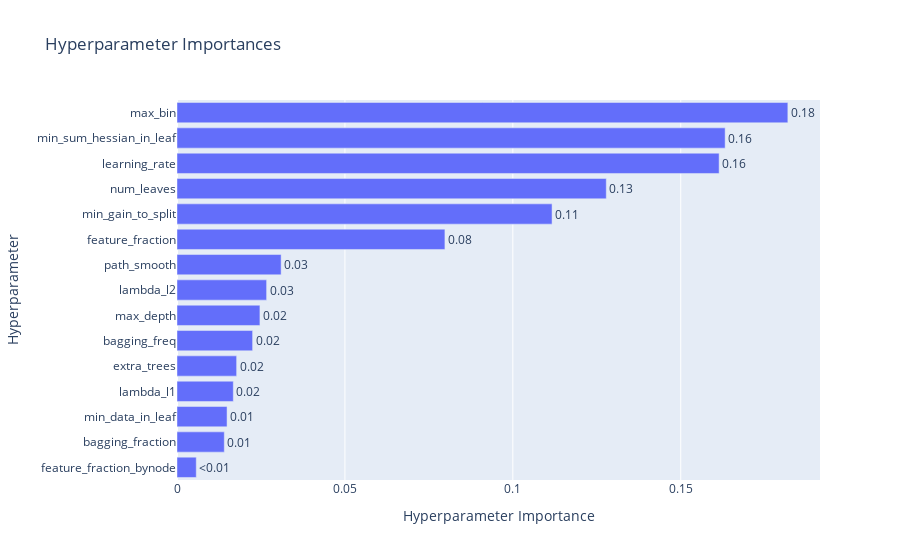
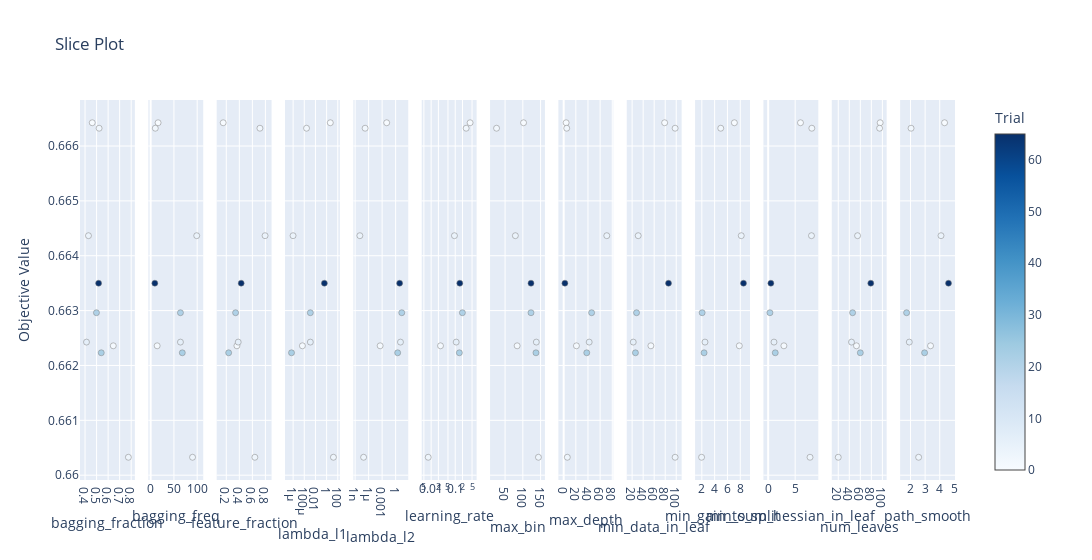

The notebook cell saved with these charts, in order:
### Code cell
memo = "add date feature (include cosine), n_trials = 100"
model, df_pred = model_tuner_multi.multi_lightGBM(df5, feature_col3, memo=memo, n_trials=100, save_result=True, visualization=True)

### Figure 1 — Plotly figure (JSON) as saved in the notebook; plotly's stock layout.template omitted (floating-point values rounded to 4 significant figures)
{"data": [{"cliponaxis": false, "hovertemplate": ["feature_fraction_bynode (FloatDistribution): 0.0057353207333877155<extra></extra>", "bagging_fraction (FloatDistribution): 0.014085457847835266<extra></extra>", "min_data_in_leaf (IntDistribution): 0.01490250398236785<extra></extra>", "lambda_l1 (FloatDistribution): 0.016771805999879777<extra></extra>", "extra_trees (CategoricalDistribution): 0.017759803437662442<extra></extra>", "bagging_freq (IntDistribution): 0.02251668176559117<extra></extra>", "max_depth (IntDistribution): 0.024690017939769684<extra></extra>", "lambda_l2 (FloatDistribution): 0.026687333529300368<extra></extra>", "path_smooth (FloatDistribution): 0.03100735523728967<extra></extra>", "feature_fraction (FloatDistribution): 0.07977938846880973<extra></extra>", "min_gain_to_split (FloatDistribution): 0.11168336752985521<extra></extra>", "num_leaves (IntDistribution): 0.12782987845151994<extra></extra>", "learning_rate (FloatDistribution): 0.16142863761934542<extra></extra>", "min_sum_hessian_in_leaf (FloatDistribution): 0.1632266547558748<extra></extra>", "max_bin (IntDistribution): 0.18189579270151096<extra></extra>"], "name": "Objective Value", "orientation": "h", "text": ["<0.01", "0.01", "0.01", "0.02", "0.02", "0.02", "0.02", "0.03", "0.03", "0.08", "0.11", "0.13", "0.16", "0.16", "0.18"], "textposition": "outside", "type": "bar", "x": [0.005735, 0.01409, 0.0149, 0.01677, 0.01776, 0.02252, 0.02469, 0.02669, 0.03101, 0.07978, 0.1117, 0.1278, 0.1614, 0.1632, 0.1819], "y": ["feature_fraction_bynode", "bagging_fraction", "min_data_in_leaf", "lambda_l1", "extra_trees", "bagging_freq", "max_depth", "lambda_l2", "path_smooth", "feature_fraction", "min_gain_to_split", "num_leaves", "learning_rate", "min_sum_hessian_in_leaf", "max_bin"]}], "layout": {"title": {"text": "Hyperparameter Importances"}, "xaxis": {"title": {"text": "Hyperparameter Importance"}}, "yaxis": {"title": {"text": "Hyperparameter"}}}}

### Figure 2 — Plotly figure (JSON) as saved in the notebook; plotly's stock layout.template omitted (floating-point values rounded to 4 significant figures)
{"data": [{"marker": {"color": [0, 1, 2, 3, 4, 6, 21, 22, 65], "colorbar": {"title": {"text": "Trial"}, "x": 1, "xpad": 40}, "colorscale": [[0, "rgb(247,251,255)"], [0.125, "rgb(222,235,247)"], [0.25, "rgb(198,219,239)"], [0.375, "rgb(158,202,225)"], [0.5, "rgb(107,174,214)"], [0.625, "rgb(66,146,198)"], [0.75, "rgb(33,113,181)"], [0.875, "rgb(8,81,156)"], [1, "rgb(8,48,107)"]], "line": {"color": "Grey", "width": 0.5}, "showscale": true}, "mode": "markers", "name": "Feasible Trial", "showlegend": false, "type": "scatter", "x": [0.4624, 0.6447, 0.5218, 0.7758, 0.4298, 0.4126, 0.4989, 0.5405, 0.5177], "xaxis": "x", "y": [0.6664, 0.6624, 0.6663, 0.6603, 0.6644, 0.6624, 0.663, 0.6622, 0.6635], "yaxis": "y"}, {"marker": {"color": [0, 1, 2, 3, 4, 6, 21, 22, 65], "colorbar": {"title": {"text": "Trial"}, "x": 1, "xpad": 40}, "colorscale": [[0, "rgb(247,251,255)"], [0.125, "rgb(222,235,247)"], [0.25, "rgb(198,219,239)"], [0.375, "rgb(158,202,225)"], [0.5, "rgb(107,174,214)"], [0.625, "rgb(66,146,198)"], [0.75, "rgb(33,113,181)"], [0.875, "rgb(8,81,156)"], [1, "rgb(8,48,107)"]], "line": {"color": "Grey", "width": 0.5}, "showscale": false}, "mode": "markers", "name": "Feasible Trial", "showlegend": false, "type": "scatter", "x": [16, 14, 10, 90, 99, 64, 64, 68, 9], "xaxis": "x2", "y": [0.6664, 0.6624, 0.6663, 0.6603, 0.6644, 0.6624, 0.663, 0.6622, 0.6635], "yaxis": "y2"}, {"marker": {"color": [0, 1, 2, 3, 4, 6, 21, 22, 65], "colorbar": {"title": {"text": "Trial"}, "x": 1, "xpad": 40}, "colorscale": [[0, "rgb(247,251,255)"], [0.125, "rgb(222,235,247)"], [0.25, "rgb(198,219,239)"], [0.375, "rgb(158,202,225)"], [0.5, "rgb(107,174,214)"], [0.625, "rgb(66,146,198)"], [0.75, "rgb(33,113,181)"], [0.875, "rgb(8,81,156)"], [1, "rgb(8,48,107)"]], "line": {"color": "Grey", "width": 0.5}, "showscale": false}, "mode": "markers", "name": "Feasible Trial", "showlegend": false, "type": "scatter", "x": [0.1523, 0.3629, 0.7158, 0.6381, 0.795, 0.3829, 0.3426, 0.2361, 0.4285], "xaxis": "x3", "y": [0.6664, 0.6624, 0.6663, 0.6603, 0.6644, 0.6624, 0.663, 0.6622, 0.6635], "yaxis": "y3"}, {"marker": {"color": [0, 1, 2, 3, 4, 6, 21, 22, 65], "colorbar": {"title": {"text": "Trial"}, "x": 1, "xpad": 40}, "colorscale": [[0, "rgb(247,251,255)"], [0.125, "rgb(222,235,247)"], [0.25, "rgb(198,219,239)"], [0.375, "rgb(158,202,225)"], [0.5, "rgb(107,174,214)"], [0.625, "rgb(66,146,198)"], [0.75, "rgb(33,113,181)"], [0.875, "rgb(8,81,156)"], [1, "rgb(8,48,107)"]], "line": {"color": "Grey", "width": 0.5}, "showscale": false}, "mode": "markers", "name": "Feasible Trial", "showlegend": false, "type": "scatter", "x": [4.589, 4.609e-05, 0.0002521, 16.55, 9.709e-07, 0.001218, 0.001209, 5.181e-07, 0.3978], "xaxis": "x4", "y": [0.6664, 0.6624, 0.6663, 0.6603, 0.6644, 0.6624, 0.663, 0.6622, 0.6635], "yaxis": "y4"}, {"marker": {"color": [0, 1, 2, 3, 4, 6, 21, 22, 65], "colorbar": {"title": {"text": "Trial"}, "x": 1, "xpad": 40}, "colorscale": [[0, "rgb(247,251,255)"], [0.125, "rgb(222,235,247)"], [0.25, "rgb(198,219,239)"], [0.375, "rgb(158,202,225)"], [0.5, "rgb(107,174,214)"], [0.625, "rgb(66,146,198)"], [0.75, "rgb(33,113,181)"], [0.875, "rgb(8,81,156)"], [1, "rgb(8,48,107)"]], "line": {"color": "Grey", "width": 0.5}, "showscale": false}, "mode": "markers", "name": "Feasible Trial", "showlegend": false, "type": "scatter", "x": [0.01026, 0.0003637, 1.661e-07, 7.672e-08, 1.136e-08, 11.9, 23.01, 2.834, 7.771], "xaxis": "x5", "y": [0.6664, 0.6624, 0.6663, 0.6603, 0.6644, 0.6624, 0.663, 0.6622, 0.6635], "yaxis": "y5"}, {"marker": {"color": [0, 1, 2, 3, 4, 6, 21, 22, 65], "colorbar": {"title": {"text": "Trial"}, "x": 1, "xpad": 40}, "colorscale": [[0, "rgb(247,251,255)"], [0.125, "rgb(222,235,247)"], [0.25, "rgb(198,219,239)"], [0.375, "rgb(158,202,225)"], [0.5, "rgb(107,174,214)"], [0.625, "rgb(66,146,198)"], [0.75, "rgb(33,113,181)"], [0.875, "rgb(8,81,156)"], [1, "rgb(8,48,107)"]], "line": {"color": "Grey", "width": 0.5}, "showscale": false}, "mode": "markers", "name": "Feasible Trial", "showlegend": false, "type": "scatter", "x": [0.4147, 0.02443, 0.2846, 0.007552, 0.0928, 0.1094, 0.1987, 0.1484, 0.1549], "xaxis": "x6", "y": [0.6664, 0.6624, 0.6663, 0.6603, 0.6644, 0.6624, 0.663, 0.6622, 0.6635], "yaxis": "y6"}, {"marker": {"color": [0, 1, 2, 3, 4, 6, 21, 22, 65], "colorbar": {"title": {"text": "Trial"}, "x": 1, "xpad": 40}, "colorscale": [[0, "rgb(247,251,255)"], [0.125, "rgb(222,235,247)"], [0.25, "rgb(198,219,239)"], [0.375, "rgb(158,202,225)"], [0.5, "rgb(107,174,214)"], [0.625, "rgb(66,146,198)"], [0.75, "rgb(33,113,181)"], [0.875, "rgb(8,81,156)"], [1, "rgb(8,48,107)"]], "line": {"color": "Grey", "width": 0.5}, "showscale": false}, "mode": "markers", "name": "Feasible Trial", "showlegend": false, "type": "scatter", "x": [102, 84, 26, 144, 79, 138, 123, 137, 123], "xaxis": "x7", "y": [0.6664, 0.6624, 0.6663, 0.6603, 0.6644, 0.6624, 0.663, 0.6622, 0.6635], "yaxis": "y7"}, {"marker": {"color": [0, 1, 2, 3, 4, 6, 21, 22, 65], "colorbar": {"title": {"text": "Trial"}, "x": 1, "xpad": 40}, "colorscale": [[0, "rgb(247,251,255)"], [0.125, "rgb(222,235,247)"], [0.25, "rgb(198,219,239)"], [0.375, "rgb(158,202,225)"], [0.5, "rgb(107,174,214)"], [0.625, "rgb(66,146,198)"], [0.75, "rgb(33,113,181)"], [0.875, "rgb(8,81,156)"], [1, "rgb(8,48,107)"]], "line": {"color": "Grey", "width": 0.5}, "showscale": false}, "mode": "markers", "name": "Feasible Trial", "showlegend": false, "type": "scatter", "x": [4, 21, 5, 6, 71, 42, 46, 38, 2], "xaxis": "x8", "y": [0.6664, 0.6624, 0.6663, 0.6603, 0.6644, 0.6624, 0.663, 0.6622, 0.6635], "yaxis": "y8"}, {"marker": {"color": [0, 1, 2, 3, 4, 6, 21, 22, 65], "colorbar": {"title": {"text": "Trial"}, "x": 1, "xpad": 40}, "colorscale": [[0, "rgb(247,251,255)"], [0.125, "rgb(222,235,247)"], [0.25, "rgb(198,219,239)"], [0.375, "rgb(158,202,225)"], [0.5, "rgb(107,174,214)"], [0.625, "rgb(66,146,198)"], [0.75, "rgb(33,113,181)"], [0.875, "rgb(8,81,156)"], [1, "rgb(8,48,107)"]], "line": {"color": "Grey", "width": 0.5}, "showscale": false}, "mode": "markers", "name": "Feasible Trial", "showlegend": false, "type": "scatter", "x": [79, 54, 98, 98, 31, 22, 28, 26, 86], "xaxis": "x9", "y": [0.6664, 0.6624, 0.6663, 0.6603, 0.6644, 0.6624, 0.663, 0.6622, 0.6635], "yaxis": "y9"}, {"marker": {"color": [0, 1, 2, 3, 4, 6, 21, 22, 65], "colorbar": {"title": {"text": "Trial"}, "x": 1, "xpad": 40}, "colorscale": [[0, "rgb(247,251,255)"], [0.125, "rgb(222,235,247)"], [0.25, "rgb(198,219,239)"], [0.375, "rgb(158,202,225)"], [0.5, "rgb(107,174,214)"], [0.625, "rgb(66,146,198)"], [0.75, "rgb(33,113,181)"], [0.875, "rgb(8,81,156)"], [1, "rgb(8,48,107)"]], "line": {"color": "Grey", "width": 0.5}, "showscale": false}, "mode": "markers", "name": "Feasible Trial", "showlegend": false, "type": "scatter", "x": [7.081, 7.852, 4.952, 1.96, 8.155, 2.493, 2.049, 2.349, 8.503], "xaxis": "x10", "y": [0.6664, 0.6624, 0.6663, 0.6603, 0.6644, 0.6624, 0.663, 0.6622, 0.6635], "yaxis": "y10"}, {"marker": {"color": [0, 1, 2, 3, 4, 6, 21, 22, 65], "colorbar": {"title": {"text": "Trial"}, "x": 1, "xpad": 40}, "colorscale": [[0, "rgb(247,251,255)"], [0.125, "rgb(222,235,247)"], [0.25, "rgb(198,219,239)"], [0.375, "rgb(158,202,225)"], [0.5, "rgb(107,174,214)"], [0.625, "rgb(66,146,198)"], [0.75, "rgb(33,113,181)"], [0.875, "rgb(8,81,156)"], [1, "rgb(8,48,107)"]], "line": {"color": "Grey", "width": 0.5}, "showscale": false}, "mode": "markers", "name": "Feasible Trial", "showlegend": false, "type": "scatter", "x": [5.987, 2.912, 8.084, 7.751, 8.022, 1.079, 0.3263, 1.314, 0.4988], "xaxis": "x11", "y": [0.6664, 0.6624, 0.6663, 0.6603, 0.6644, 0.6624, 0.663, 0.6622, 0.6635], "yaxis": "y11"}, {"marker": {"color": [0, 1, 2, 3, 4, 6, 21, 22, 65], "colorbar": {"title": {"text": "Trial"}, "x": 1, "xpad": 40}, "colorscale": [[0, "rgb(247,251,255)"], [0.125, "rgb(222,235,247)"], [0.25, "rgb(198,219,239)"], [0.375, "rgb(158,202,225)"], [0.5, "rgb(107,174,214)"], [0.625, "rgb(66,146,198)"], [0.75, "rgb(33,113,181)"], [0.875, "rgb(8,81,156)"], [1, "rgb(8,48,107)"]], "line": {"color": "Grey", "width": 0.5}, "showscale": false}, "mode": "markers", "name": "Feasible Trial", "showlegend": false, "type": "scatter", "x": [96, 53, 95, 20, 55, 44, 46, 60, 79], "xaxis": "x12", "y": [0.6664, 0.6624, 0.6663, 0.6603, 0.6644, 0.6624, 0.663, 0.6622, 0.6635], "yaxis": "y12"}, {"marker": {"color": [0, 1, 2, 3, 4, 6, 21, 22, 65], "colorbar": {"title": {"text": "Trial"}, "x": 1, "xpad": 40}, "colorscale": [[0, "rgb(247,251,255)"], [0.125, "rgb(222,235,247)"], [0.25, "rgb(198,219,239)"], [0.375, "rgb(158,202,225)"], [0.5, "rgb(107,174,214)"], [0.625, "rgb(66,146,198)"], [0.75, "rgb(33,113,181)"], [0.875, "rgb(8,81,156)"], [1, "rgb(8,48,107)"]], "line": {"color": "Grey", "width": 0.5}, "showscale": false}, "mode": "markers", "name": "Feasible Trial", "showlegend": false, "type": "scatter", "x": [4.33, 3.37, 2.035, 2.555, 4.085, 1.915, 1.732, 2.962, 4.6], "xaxis": "x13", "y": [0.6664, 0.6624, 0.6663, 0.6603, 0.6644, 0.6624, 0.663, 0.6622, 0.6635], "yaxis": "y13"}], "layout": {"title": {"text": "Slice Plot"}, "width": 3900, "xaxis": {"anchor": "y", "domain": [0, 0.06272], "title": {"text": "bagging_fraction"}}, "xaxis10": {"anchor": "y10", "domain": [0.703, 0.7657], "title": {"text": "min_gain_to_split"}}, "xaxis11": {"anchor": "y11", "domain": [0.7811, 0.8438], "title": {"text": "min_sum_hessian_in_leaf"}}, "xaxis12": {"anchor": "y12", "domain": [0.8592, 0.9219], "title": {"text": "num_leaves"}}, "xaxis13": {"anchor": "y13", "domain": [0.9373, 1.0], "title": {"text": "path_smooth"}}, "xaxis2": {"anchor": "y2", "domain": [0.07811, 0.1408], "title": {"text": "bagging_freq"}}, "xaxis3": {"anchor": "y3", "domain": [0.1562, 0.2189], "title": {"text": "feature_fraction"}}, "xaxis4": {"anchor": "y4", "domain": [0.2343, 0.297], "title": {"text": "lambda_l1"}, "type": "log"}, "xaxis5": {"anchor": "y5", "domain": [0.3124, 0.3751], "title": {"text": "lambda_l2"}, "type": "log"}, "xaxis6": {"anchor": "y6", "domain": [0.3905, 0.4533], "title": {"text": "learning_rate"}, "type": "log"}, "xaxis7": {"anchor": "y7", "domain": [0.4686, 0.5314], "title": {"text": "max_bin"}}, "xaxis8": {"anchor": "y8", "domain": [0.5467, 0.6095], "title": {"text": "max_depth"}}, "xaxis9": {"anchor": "y9", "domain": [0.6249, 0.6876], "title": {"text": "min_data_in_leaf"}}, "yaxis": {"anchor": "x", "domain": [0, 1], "title": {"text": "Objective Value"}}, "yaxis10": {"anchor": "x10", "domain": [0, 1], "matches": "y", "showticklabels": false}, "yaxis11": {"anchor": "x11", "domain": [0, 1], "matches": "y", "showticklabels": false}, "yaxis12": {"anchor": "x12", "domain": [0, 1], "matches": "y", "showticklabels": false}, "yaxis13": {"anchor": "x13", "domain": [0, 1], "matches": "y", "showticklabels": false}, "yaxis2": {"anchor": "x2", "domain": [0, 1], "matches": "y", "showticklabels": false}, "yaxis3": {"anchor": "x3", "domain": [0, 1], "matches": "y", "showticklabels": false}, "yaxis4": {"anchor": "x4", "domain": [0, 1], "matches": "y", "showticklabels": false}, "yaxis5": {"anchor": "x5", "domain": [0, 1], "matches": "y", "showticklabels": false}, "yaxis6": {"anchor": "x6", "domain": [0, 1], "matches": "y", "showticklabels": false}, "yaxis7": {"anchor": "x7", "domain": [0, 1], "matches": "y", "showticklabels": false}, "yaxis8": {"anchor": "x8", "domain": [0, 1], "matches": "y", "showticklabels": false}, "yaxis9": {"anchor": "x9", "domain": [0, 1], "matches": "y", "showticklabels": false}}}
